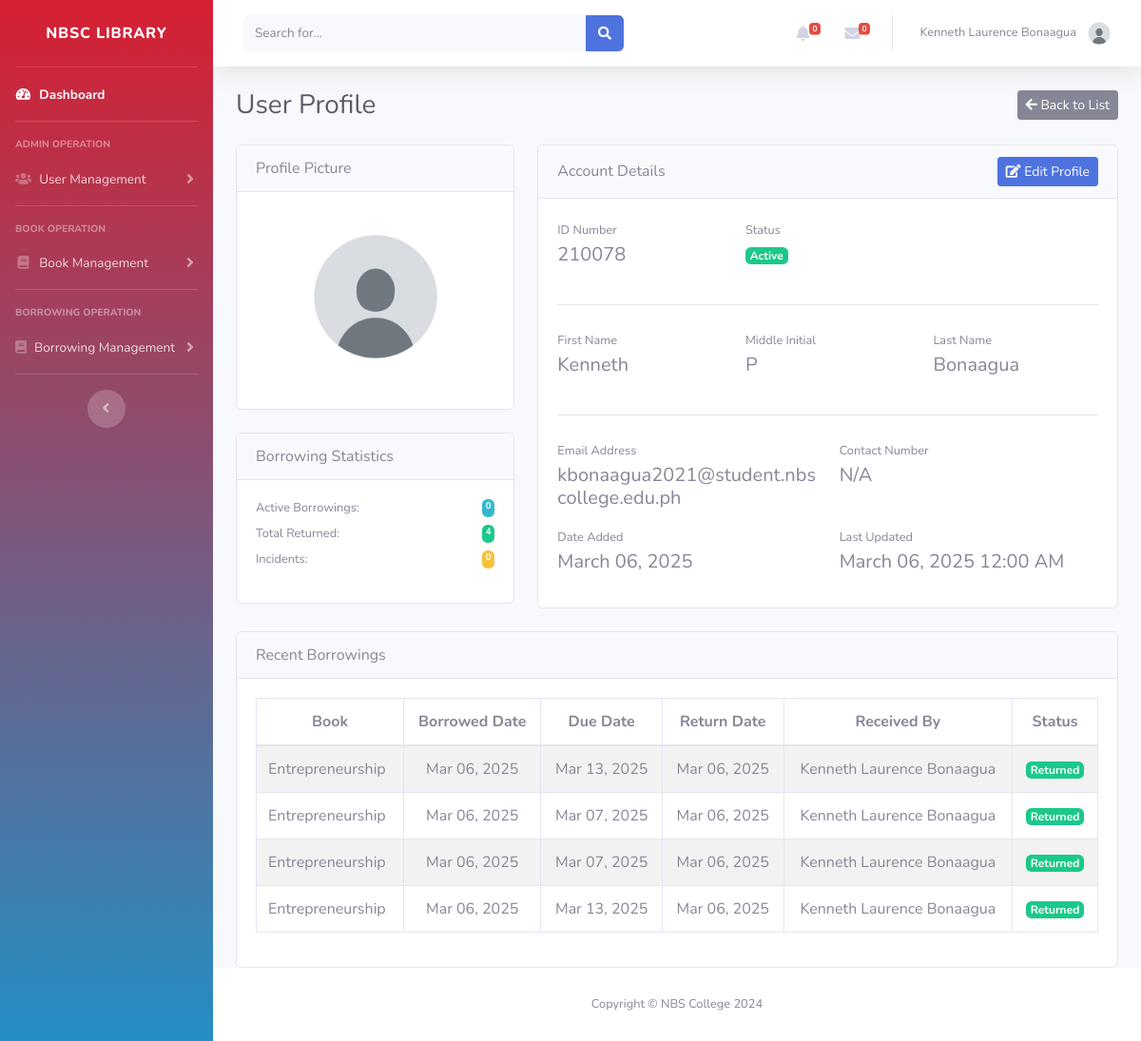
Before: /Admin/view_user.php?id=1 (signed in) with the older database file.
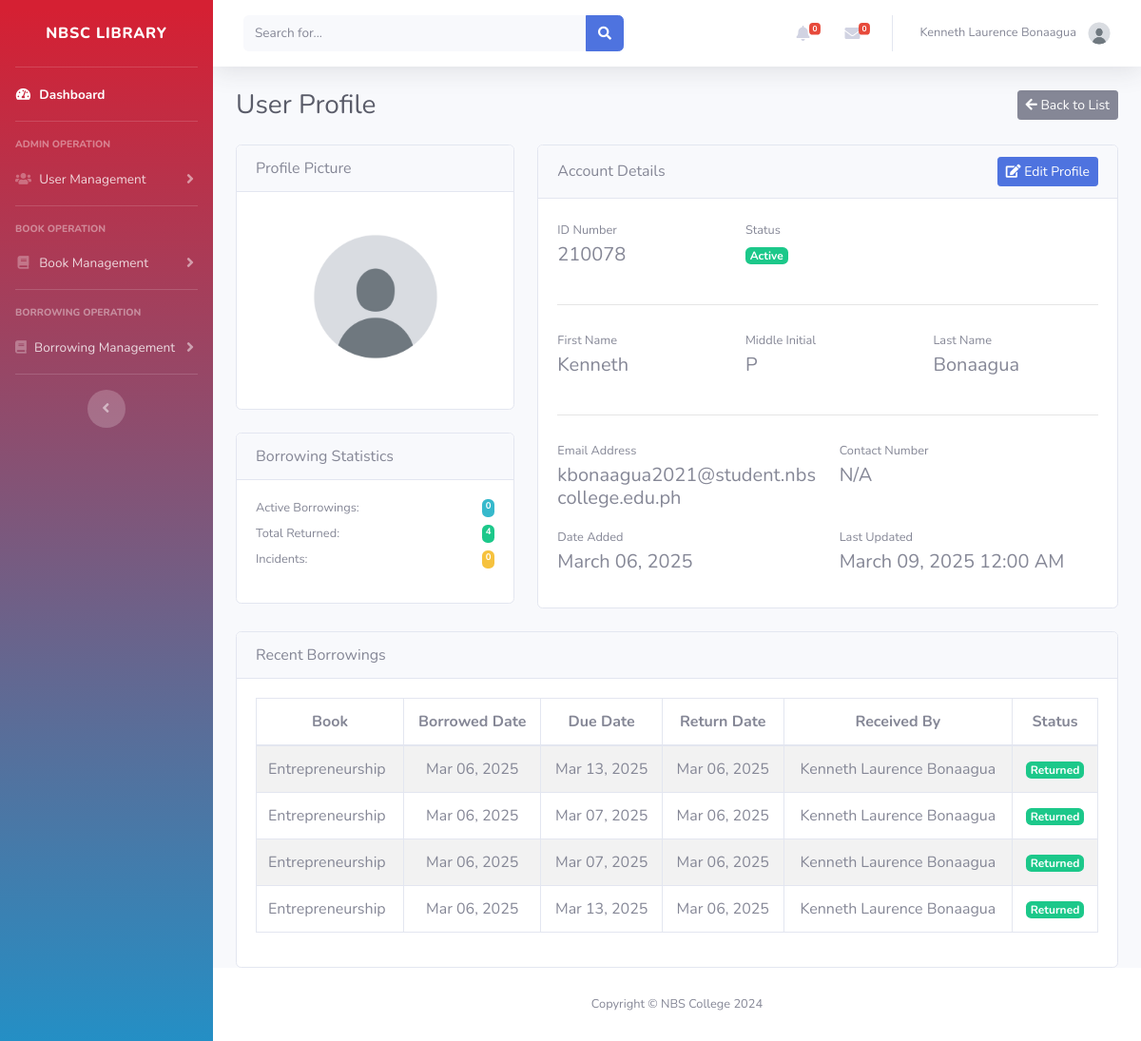
After: the same page with the newer database file.
### tables this page shows
CREATE TABLE `users` (
  `id` int(11) NOT NULL,
  `school_id` int(11) DEFAULT NULL,
  `firstname` varchar(100) DEFAULT NULL,
  `middle_init` varchar(100) DEFAULT NULL,
  `lastname` varchar(100) DEFAULT NULL,
  `email` varchar(100) DEFAULT NULL,
  `password` varchar(100) DEFAULT NULL,
  `contact_no` varchar(100) DEFAULT NULL,
  `borrowed_books` int(225) NOT NULL DEFAULT 0,
  `returned_books` int(225) NOT NULL DEFAULT 0,
  `damaged_books` int(225) NOT NULL DEFAULT 0,
  `lost_books` int(225) NOT NULL DEFAULT 0,
  `user_image` varchar(100) DEFAULT NULL,
  `usertype` varchar(100) DEFAULT NULL,
  `address` varchar(100) DEFAULT NULL,
  `id_type` varchar(100) DEFAULT NULL,
  `id_image` varchar(100) DEFAULT NULL,
  `date_added` date DEFAULT NULL,
  `status` varchar(100) DEFAULT NULL,
  `last_update` date DEFAULT NULL
);

CREATE TABLE `borrowings` (
  `id` int(225) NOT NULL,
  `user_id` int(225) DEFAULT NULL,
  `book_id` int(225) DEFAULT NULL,
  `status` varchar(100) DEFAULT NULL,
  `issue_date` date DEFAULT NULL,
  `issued_by` int(11) DEFAULT NULL,
  `due_date` date DEFAULT NULL,
  `return_date` date DEFAULT NULL,
  `recieved_by` int(11) DEFAULT NULL,
  `report_date` date DEFAULT NULL,
  `replacement_date` date DEFAULT NULL
);

CREATE TABLE `books` (
  `id` int(11) NOT NULL,
  `accession` int(11) NOT NULL,
  `title` varchar(100) DEFAULT NULL,
  `preferred_title` varchar(100) DEFAULT NULL,
  `parallel_title` varchar(100) DEFAULT NULL,
  `subject_category` varchar(100) DEFAULT NULL,
  `subject_detail` varchar(9999) DEFAULT NULL,
  `summary` varchar(1000) DEFAULT NULL,
  `contents` varchar(1000) DEFAULT NULL,
  `front_image` varchar(100) DEFAULT NULL,
  `back_image` varchar(100) DEFAULT NULL,
  `dimension` varchar(100) DEFAULT NULL,
  `series` varchar(100) DEFAULT NULL,
  `volume` varchar(100) DEFAULT NULL,
  `edition` varchar(100) DEFAULT NULL,
  `copy_number` int(225) DEFAULT NULL,
  `total_pages` varchar(100) DEFAULT NULL,
  `supplementary_contents` varchar(100) DEFAULT NULL,
  `ISBN` varchar(100) DEFAULT NULL,
  `content_type` varchar(100) DEFAULT NULL,
  `media_type` varchar(100) DEFAULT NULL,
  `carrier_type` varchar(100) DEFAULT NULL,
  `call_number` varchar(100) DEFAULT NULL,
  `URL` varchar(225) DEFAULT NULL,
  `language` varchar(100) DEFAULT NULL,
  `shelf_location` varchar(100) DEFAULT NULL,
  `entered_by` int(225) DEFAULT NULL,
  `date_added` date DEFAULT NULL,
  `status` varchar(100) DEFAULT NULL,
  `updated_by` int(11) DEFAULT NULL,
  `last_update` date DEFAULT NULL
);

### Admin/inc/functions.php (called while the page is built, shortened)
<?php
function getProfileImagePath($imagePath) {
    $imagePath = str_replace('..', '', $imagePath);
    if (strpos($imagePath, '/Images/') === 0) {
        return '../' . ltrim($imagePath, '/');
    }
    return '../Images/Profile/default-avatar.jpg';
}
function displayProfileImage($imagePath) {
    $path = getProfileImagePath($imagePath);
    return $path;
}
?>

### Admin/view_user.php (the view, shortened to what the rows shown need)
<?php
include '../admin/inc/header.php';
include '../db.php';
require 'inc/functions.php';
$user_id = isset($_GET['id']) ? intval($_GET['id']) : 0;
$stmt = $conn->prepare("
    SELECT u.*,
    COUNT(CASE WHEN b.status = 'borrowed' THEN 1 END) as active_borrowings,
    COUNT(CASE WHEN b.status = 'returned' THEN 1 END) as total_returned,
    COUNT(CASE WHEN b.status IN ('damaged', 'lost') THEN 1 END) as incidents
    FROM users u
    LEFT JOIN borrowings b ON u.id = b.user_id
    WHERE u.id = ?
    GROUP BY u.id
");
$stmt->bind_param("i", $user_id);
$stmt->execute();
$result = $stmt->get_result();
$user = $result->fetch_assoc();
$userImage = displayProfileImage($user['user_image']);
?>
<div id="content">
    <div class="container-fluid">
        <div class="d-flex justify-content-between align-items-center mb-4">
            <h1 class="h3 mb-0 text-gray-800">User Profile</h1>
        </div>
        <div class="row">
            <div class="col-xl-4">
                <div class="card mb-4 mb-xl-0">
                    <div class="card-body text-center">
                        <img class="img-account-profile rounded-circle mb-2"
                             src="<?= htmlspecialchars($userImage) ?>"
                             alt="User profile picture"
                             style="width: 180px; height: 180px; object-fit: cover;">
                    </div>
                </div>
            </div>
            <div class="col-xl-8">
                <div class="card mb-4">
                    <div class="card-body">
                        <div class="row">
                            <div class="col-sm-4 mb-3">
                                <label class="small text-muted mb-1">ID Number</label>
                                <div class="h5 mb-0"><?= htmlspecialchars($user['school_id']) ?></div>
                            </div>
                        </div>
                        <div class="row">
                            <div class="col-sm-4 mb-3">
                                <label class="small text-muted mb-1">First Name</label>
                                <div class="h5 mb-0"><?= htmlspecialchars($user['firstname']) ?></div>
                            </div>
                            <div class="col-sm-4 mb-3">
                                <label class="small text-muted mb-1">Middle Initial</label>
                                <div class="h5 mb-0"><?= htmlspecialchars($user['middle_init'] ?? 'N/A') ?></div>
                            </div>
                            <div class="col-sm-4 mb-3">
                                <label class="small text-muted mb-1">Last Name</label>
                                <div class="h5 mb-0"><?= htmlspecialchars($user['lastname']) ?></div>
                            </div>
                        </div>
                        <div class="row">
                            <div class="col-sm-6 mb-3">
                                <label class="small text-muted mb-1">Email Address</label>
                                <div class="h5 mb-0"><?= htmlspecialchars($user['email']) ?></div>
                            </div>
                        </div>
                        <div class="row">
                            <div class="col-sm-6 mb-3">
                                <label class="small text-muted mb-1">Date Added</label>
                                <div class="h5 mb-0"><?= date('F d, Y', strtotime($user['date_added'])) ?></div>
                            </div>
                            <?php if ($user['last_update']): ?>
                            <div class="col-sm-6 mb-3">
                                <label class="small text-muted mb-1">Last Updated</label>
                                <div class="h5 mb-0"><?= date('F d, Y g:i A', strtotime($user['last_update'])) ?></div>
                            </div>
                            <?php endif; ?>
                        </div>
                    </div>
                </div>
            </div>
        </div>
        <div class="card">
            <div class="card-body">
                <div class="table-responsive">
                    <table class="table table-bordered table-striped">
                        <thead>
                            <tr>
                                <th class="text-center">Book</th>
                                <th class="text-center">Borrowed Date</th>
                                <th class="text-center">Due Date</th>
                                <th class="text-center">Return Date</th>
                                <th class="text-center">Received By</th>
                                <th class="text-center">Status</th>
                            </tr>
                        </thead>
                        <tbody>
                            <?php
                            $borrowings = $conn->prepare("
                                SELECT b.*, bk.title as book_title,
                                       CONCAT(a.firstname, ' ', a.lastname) as recieved_by_name
                                FROM borrowings b
                                JOIN books bk ON b.book_id = bk.id
                                LEFT JOIN admins a ON b.recieved_by = a.id
                                WHERE b.user_id = ?
                                ORDER BY b.issue_date DESC
                                LIMIT 10
                            ");
                            $borrowings->bind_param("i", $user_id);
                            $borrowings->execute();
                            $result = $borrowings->get_result();
                            while ($row = $result->fetch_assoc()) {
                                echo "<tr>";
                                echo "<td>" . htmlspecialchars($row['book_title']) . "</td>";
                                echo "<td class='text-center'>" . date('M d, Y', strtotime($row['issue_date'])) . "</td>";
                                echo "<td class='text-center'>" . date('M d, Y', strtotime($row['due_date'])) . "</td>";
                                echo "<td class='text-center'>" . ($row['return_date'] ? date('M d, Y', strtotime($row['return_date'])) : '-') . "</td>";
                                echo "<td class='text-center'>" . ($row['recieved_by_name'] ? htmlspecialchars($row['recieved_by_name']) : '-') . "</td>";
                                echo "<td class='text-center'><span class='badge badge-" .
                                    ($row['status'] == 'Returned' ? 'success' :
                                    ($row['status'] == 'Damaged' ? 'warning' :
                                    ($row['status'] == 'Lost' ? 'danger' : 'info'))) .
                                    "'>" . ucfirst($row['status']) . "</span></td>";
                                echo "</tr>";
                            }
                            ?>
                        </tbody>
                    </table>
                </div>
            </div>
        </div>
    </div>
</div>
<?php include '../Admin/inc/footer.php'; ?>

Changed rows visible on the page:
changed users "Kenneth": last_update "March 06, 2025 12:00 AM" → "March 09, 2025 12:00 AM"
